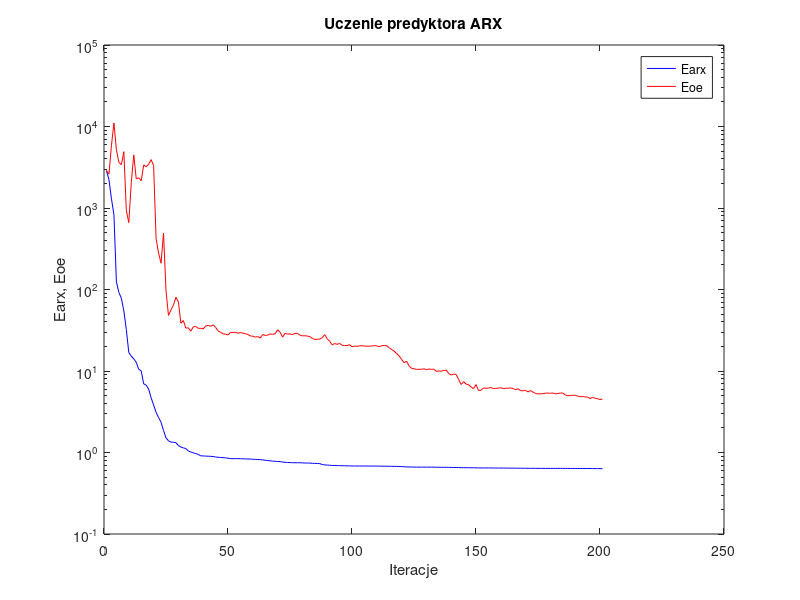
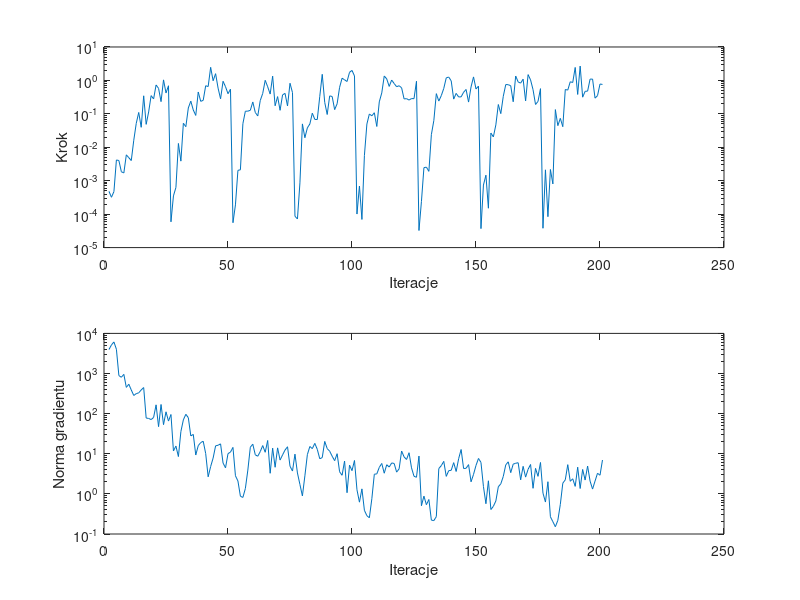

The MATLAB script that drew these images, in order:
%uczenie predyktora arx
clear all;
n=0; farx(n+1)=2.856689e+003; foe(n+1)=2.888767e+003; wspucz(n+1)=0.000000e+000; ng(n+1)=0.000000e+000;
%odnowa zmiennej metryki
n=1; farx(n+1)=2.225968e+003; foe(n+1)=2.606673e+003; krok(n+1)=4.813050e-004; ng(n+1)=3.964200e+003;
n=2; farx(n+1)=1.299495e+003; foe(n+1)=5.849608e+003; krok(n+1)=3.202134e-004; ng(n+1)=5.152878e+003;
n=3; farx(n+1)=8.315320e+002; foe(n+1)=1.104172e+004; krok(n+1)=4.723236e-004; ng(n+1)=6.117920e+003;
n=4; farx(n+1)=1.241725e+002; foe(n+1)=5.197245e+003; krok(n+1)=4.180158e-003; ng(n+1)=4.025621e+003;
n=5; farx(n+1)=9.188664e+001; foe(n+1)=3.644160e+003; krok(n+1)=4.014511e-003; ng(n+1)=8.862832e+002;
n=6; farx(n+1)=7.827015e+001; foe(n+1)=3.400432e+003; krok(n+1)=1.854565e-003; ng(n+1)=8.072762e+002;
n=7; farx(n+1)=5.470820e+001; foe(n+1)=4.912926e+003; krok(n+1)=1.708199e-003; ng(n+1)=9.527747e+002;
n=8; farx(n+1)=3.218057e+001; foe(n+1)=9.350759e+002; krok(n+1)=5.945944e-003; ng(n+1)=4.513150e+002;
n=9; farx(n+1)=1.683186e+001; foe(n+1)=6.612878e+002; krok(n+1)=4.889122e-003; ng(n+1)=5.407170e+002;
n=10; farx(n+1)=1.522061e+001; foe(n+1)=2.057017e+003; krok(n+1)=4.014511e-003; ng(n+1)=3.890168e+002;
n=11; farx(n+1)=1.409387e+001; foe(n+1)=4.488222e+003; krok(n+1)=1.621660e-002; ng(n+1)=2.836503e+002;
n=12; farx(n+1)=1.280664e+001; foe(n+1)=2.281943e+003; krok(n+1)=5.180633e-002; ng(n+1)=3.150642e+002;
n=13; farx(n+1)=1.050291e+001; foe(n+1)=2.347311e+003; krok(n+1)=1.101559e-001; ng(n+1)=3.302096e+002;
n=14; farx(n+1)=1.005679e+001; foe(n+1)=2.153191e+003; krok(n+1)=3.959818e-002; ng(n+1)=3.891396e+002;
n=15; farx(n+1)=6.957351e+000; foe(n+1)=3.372715e+003; krok(n+1)=3.465039e-001; ng(n+1)=4.470602e+002;
n=16; farx(n+1)=6.705271e+000; foe(n+1)=3.210887e+003; krok(n+1)=4.852216e-002; ng(n+1)=7.766996e+001;
n=17; farx(n+1)=6.019178e+000; foe(n+1)=3.444572e+003; krok(n+1)=1.139041e-001; ng(n+1)=7.593489e+001;
n=18; farx(n+1)=4.683351e+000; foe(n+1)=3.926178e+003; krok(n+1)=3.510640e-001; ng(n+1)=7.113694e+001;
n=19; farx(n+1)=3.832762e+000; foe(n+1)=3.302203e+003; krok(n+1)=2.800362e-001; ng(n+1)=8.035936e+001;
n=20; farx(n+1)=3.109276e+000; foe(n+1)=4.232950e+002; krok(n+1)=7.310195e-001; ng(n+1)=1.656739e+002;
n=21; farx(n+1)=2.687095e+000; foe(n+1)=2.802477e+002; krok(n+1)=5.786742e-001; ng(n+1)=4.740036e+001;
n=22; farx(n+1)=2.350315e+000; foe(n+1)=2.103411e+002; krok(n+1)=2.320583e-001; ng(n+1)=1.691123e+002;
n=23; farx(n+1)=1.859464e+000; foe(n+1)=4.936484e+002; krok(n+1)=1.038220e+000; ng(n+1)=5.314546e+001;
n=24; farx(n+1)=1.512977e+000; foe(n+1)=9.612449e+001; krok(n+1)=4.213257e-001; ng(n+1)=1.110745e+002;
n=25; farx(n+1)=1.391534e+000; foe(n+1)=4.808176e+001; krok(n+1)=6.930078e-001; ng(n+1)=6.529143e+001;
%odnowa zmiennej metryki
n=26; farx(n+1)=1.341179e+000; foe(n+1)=5.616357e+001; krok(n+1)=5.904045e-005; ng(n+1)=9.512319e+001;
n=27; farx(n+1)=1.335383e+000; foe(n+1)=6.440443e+001; krok(n+1)=3.519628e-004; ng(n+1)=1.175237e+001;
n=28; farx(n+1)=1.320027e+000; foe(n+1)=8.043288e+001; krok(n+1)=6.298318e-004; ng(n+1)=1.554505e+001;
n=29; farx(n+1)=1.217011e+000; foe(n+1)=7.048915e+001; krok(n+1)=1.302239e-002; ng(n+1)=8.513357e+000;
n=30; farx(n+1)=1.166757e+000; foe(n+1)=3.856160e+001; krok(n+1)=3.855507e-003; ng(n+1)=3.575689e+001;
n=31; farx(n+1)=1.139292e+000; foe(n+1)=4.160632e+001; krok(n+1)=5.221283e-002; ng(n+1)=7.009921e+001;
n=32; farx(n+1)=1.118533e+000; foe(n+1)=3.364253e+001; krok(n+1)=4.134280e-002; ng(n+1)=9.628859e+001;
n=33; farx(n+1)=1.042006e+000; foe(n+1)=3.387096e+001; krok(n+1)=1.502985e-001; ng(n+1)=7.921878e+001;
n=34; farx(n+1)=1.013438e+000; foe(n+1)=3.079876e+001; krok(n+1)=2.400960e-001; ng(n+1)=2.783861e+001;
n=35; farx(n+1)=9.910250e-001; foe(n+1)=3.485479e+001; krok(n+1)=1.305790e-001; ng(n+1)=3.038033e+001;
n=36; farx(n+1)=9.704066e-001; foe(n+1)=3.516031e+001; krok(n+1)=8.973423e-002; ng(n+1)=9.299474e+000;
n=37; farx(n+1)=9.464220e-001; foe(n+1)=3.344973e+001; krok(n+1)=4.500546e-001; ng(n+1)=1.592074e+001;
n=38; farx(n+1)=9.105637e-001; foe(n+1)=3.332406e+001; krok(n+1)=2.367301e-001; ng(n+1)=1.900101e+001;
n=39; farx(n+1)=9.075255e-001; foe(n+1)=3.286301e+001; krok(n+1)=2.538306e-001; ng(n+1)=2.051763e+001;
n=40; farx(n+1)=9.034616e-001; foe(n+1)=3.575879e+001; krok(n+1)=6.930078e-001; ng(n+1)=1.014382e+001;
n=41; farx(n+1)=9.010665e-001; foe(n+1)=3.624755e+001; krok(n+1)=6.553300e-001; ng(n+1)=2.665412e+000;
n=42; farx(n+1)=8.969932e-001; foe(n+1)=3.540078e+001; krok(n+1)=2.465522e+000; ng(n+1)=4.798756e+000;
n=43; farx(n+1)=8.934464e-001; foe(n+1)=3.684950e+001; krok(n+1)=9.769152e-001; ng(n+1)=7.812085e+000;
n=44; farx(n+1)=8.802561e-001; foe(n+1)=3.431533e+001; krok(n+1)=1.591497e+000; ng(n+1)=1.577672e+001;
n=45; farx(n+1)=8.742215e-001; foe(n+1)=3.116697e+001; krok(n+1)=5.870903e-001; ng(n+1)=1.629760e+001;
n=46; farx(n+1)=8.705899e-001; foe(n+1)=2.985345e+001; krok(n+1)=2.818076e-001; ng(n+1)=1.764517e+001;
n=47; farx(n+1)=8.640247e-001; foe(n+1)=2.869200e+001; krok(n+1)=9.429061e-001; ng(n+1)=5.883475e+000;
n=48; farx(n+1)=8.590768e-001; foe(n+1)=2.824129e+001; krok(n+1)=6.480438e-001; ng(n+1)=4.458366e+000;
n=49; farx(n+1)=8.509295e-001; foe(n+1)=2.770223e+001; krok(n+1)=4.003408e-001; ng(n+1)=1.006914e+001;
n=50; farx(n+1)=8.419114e-001; foe(n+1)=2.970826e+001; krok(n+1)=5.458698e-001; ng(n+1)=1.100542e+001;
%odnowa zmiennej metryki
n=51; farx(n+1)=8.408165e-001; foe(n+1)=2.972038e+001; krok(n+1)=5.546784e-005; ng(n+1)=1.439998e+001;
n=52; farx(n+1)=8.406448e-001; foe(n+1)=2.987978e+001; krok(n+1)=1.895397e-004; ng(n+1)=2.826614e+000;
n=53; farx(n+1)=8.397023e-001; foe(n+1)=2.908206e+001; krok(n+1)=2.043687e-003; ng(n+1)=2.096297e+000;
n=54; farx(n+1)=8.395737e-001; foe(n+1)=2.961008e+001; krok(n+1)=2.121656e-003; ng(n+1)=8.739158e-001;
n=55; farx(n+1)=8.371072e-001; foe(n+1)=2.913881e+001; krok(n+1)=5.082412e-002; ng(n+1)=8.153352e-001;
n=56; farx(n+1)=8.347878e-001; foe(n+1)=2.873330e+001; krok(n+1)=1.199487e-001; ng(n+1)=1.362032e+000;
n=57; farx(n+1)=8.318482e-001; foe(n+1)=2.806110e+001; krok(n+1)=1.204927e-001; ng(n+1)=3.917672e+000;
n=58; farx(n+1)=8.308088e-001; foe(n+1)=2.694309e+001; krok(n+1)=1.278558e-001; ng(n+1)=1.458439e+001;
n=59; farx(n+1)=8.265573e-001; foe(n+1)=2.678348e+001; krok(n+1)=2.268451e-001; ng(n+1)=1.729418e+001;
n=60; farx(n+1)=8.238356e-001; foe(n+1)=2.604358e+001; krok(n+1)=1.100035e-001; ng(n+1)=9.425119e+000;
n=61; farx(n+1)=8.212143e-001; foe(n+1)=2.646878e+001; krok(n+1)=8.662598e-002; ng(n+1)=8.678209e+000;
n=62; farx(n+1)=8.168698e-001; foe(n+1)=2.538573e+001; krok(n+1)=2.498965e-001; ng(n+1)=1.132222e+001;
n=63; farx(n+1)=8.116108e-001; foe(n+1)=2.810518e+001; krok(n+1)=4.081488e-001; ng(n+1)=1.601028e+001;
n=64; farx(n+1)=8.038172e-001; foe(n+1)=2.728002e+001; krok(n+1)=1.007999e+000; ng(n+1)=1.088943e+001;
n=65; farx(n+1)=7.955734e-001; foe(n+1)=2.751647e+001; krok(n+1)=6.449478e-001; ng(n+1)=2.143058e+001;
n=66; farx(n+1)=7.911152e-001; foe(n+1)=2.851185e+001; krok(n+1)=3.904377e-001; ng(n+1)=3.264903e+000;
n=67; farx(n+1)=7.835940e-001; foe(n+1)=2.817853e+001; krok(n+1)=1.341860e+000; ng(n+1)=1.379771e+001;
n=68; farx(n+1)=7.800459e-001; foe(n+1)=2.858600e+001; krok(n+1)=1.746541e-001; ng(n+1)=4.606954e+000;
n=69; farx(n+1)=7.756185e-001; foe(n+1)=3.207561e+001; krok(n+1)=3.282103e-001; ng(n+1)=1.402399e+001;
n=70; farx(n+1)=7.726959e-001; foe(n+1)=2.992830e+001; krok(n+1)=1.277097e-001; ng(n+1)=6.960613e+000;
n=71; farx(n+1)=7.643140e-001; foe(n+1)=2.605074e+001; krok(n+1)=3.691454e-001; ng(n+1)=9.366397e+000;
n=72; farx(n+1)=7.573316e-001; foe(n+1)=2.902022e+001; krok(n+1)=4.097889e-001; ng(n+1)=1.238569e+001;
n=73; farx(n+1)=7.551590e-001; foe(n+1)=2.833045e+001; krok(n+1)=1.722157e-001; ng(n+1)=1.494925e+001;
n=74; farx(n+1)=7.515615e-001; foe(n+1)=2.849545e+001; krok(n+1)=8.224396e-001; ng(n+1)=4.893662e+000;
n=75; farx(n+1)=7.494834e-001; foe(n+1)=2.798013e+001; krok(n+1)=4.324752e-001; ng(n+1)=3.708448e+000;
%odnowa zmiennej metryki
n=76; farx(n+1)=7.489000e-001; foe(n+1)=2.894333e+001; krok(n+1)=8.669030e-005; ng(n+1)=9.782872e+000;
n=77; farx(n+1)=7.488337e-001; foe(n+1)=2.896322e+001; krok(n+1)=7.184271e-005; ng(n+1)=3.319770e+000;
n=78; farx(n+1)=7.486108e-001; foe(n+1)=2.755178e+001; krok(n+1)=8.631728e-004; ng(n+1)=1.715610e+000;
n=79; farx(n+1)=7.456860e-001; foe(n+1)=2.697211e+001; krok(n+1)=5.005537e-002; ng(n+1)=8.886653e-001;
n=80; farx(n+1)=7.436471e-001; foe(n+1)=2.710741e+001; krok(n+1)=1.932256e-002; ng(n+1)=2.819568e+000;
n=81; farx(n+1)=7.426044e-001; foe(n+1)=2.682404e+001; krok(n+1)=3.809820e-002; ng(n+1)=9.499538e+000;
n=82; farx(n+1)=7.415701e-001; foe(n+1)=2.640618e+001; krok(n+1)=4.978790e-002; ng(n+1)=1.516661e+001;
n=83; farx(n+1)=7.370600e-001; foe(n+1)=2.516256e+001; krok(n+1)=1.047148e-001; ng(n+1)=1.342777e+001;
n=84; farx(n+1)=7.351844e-001; foe(n+1)=2.432474e+001; krok(n+1)=6.823373e-002; ng(n+1)=1.815844e+001;
n=85; farx(n+1)=7.337108e-001; foe(n+1)=2.452062e+001; krok(n+1)=6.776944e-002; ng(n+1)=1.288958e+001;
n=86; farx(n+1)=7.305014e-001; foe(n+1)=2.464151e+001; krok(n+1)=3.329123e-001; ng(n+1)=7.502322e+000;
n=87; farx(n+1)=7.122251e-001; foe(n+1)=2.565700e+001; krok(n+1)=1.522162e+000; ng(n+1)=8.027532e+000;
n=88; farx(n+1)=7.044417e-001; foe(n+1)=2.794369e+001; krok(n+1)=2.203117e-001; ng(n+1)=2.032559e+001;
n=89; farx(n+1)=7.012970e-001; foe(n+1)=2.486191e+001; krok(n+1)=9.569438e-002; ng(n+1)=1.345323e+001;
n=90; farx(n+1)=6.979036e-001; foe(n+1)=2.325657e+001; krok(n+1)=3.444314e-001; ng(n+1)=1.157383e+001;
n=91; farx(n+1)=6.932469e-001; foe(n+1)=2.090995e+001; krok(n+1)=3.307424e-001; ng(n+1)=8.690019e+000;
n=92; farx(n+1)=6.925691e-001; foe(n+1)=2.174719e+001; krok(n+1)=1.338969e-001; ng(n+1)=6.723885e+000;
n=93; farx(n+1)=6.914266e-001; foe(n+1)=2.122626e+001; krok(n+1)=2.002215e-001; ng(n+1)=1.003916e+001;
n=94; farx(n+1)=6.898821e-001; foe(n+1)=2.183115e+001; krok(n+1)=6.224492e-001; ng(n+1)=3.556756e+000;
n=95; farx(n+1)=6.886934e-001; foe(n+1)=2.068655e+001; krok(n+1)=1.163909e+000; ng(n+1)=2.909310e+000;
n=96; farx(n+1)=6.871073e-001; foe(n+1)=2.055404e+001; krok(n+1)=1.043878e+000; ng(n+1)=6.595844e+000;
n=97; farx(n+1)=6.861350e-001; foe(n+1)=2.052233e+001; krok(n+1)=9.282331e-001; ng(n+1)=1.069204e+000;
n=98; farx(n+1)=6.851498e-001; foe(n+1)=2.103013e+001; krok(n+1)=1.745690e+000; ng(n+1)=5.204229e+000;
n=99; farx(n+1)=6.835660e-001; foe(n+1)=1.985244e+001; krok(n+1)=1.992226e+000; ng(n+1)=3.792790e+000;
n=100; farx(n+1)=6.829753e-001; foe(n+1)=2.017915e+001; krok(n+1)=1.361453e+000; ng(n+1)=6.800434e+000;
%odnowa zmiennej metryki
n=101; farx(n+1)=6.829622e-001; foe(n+1)=2.012417e+001; krok(n+1)=1.007837e-004; ng(n+1)=1.265736e+000;
n=102; farx(n+1)=6.829427e-001; foe(n+1)=2.034806e+001; krok(n+1)=6.946998e-004; ng(n+1)=6.218934e-001;
n=103; farx(n+1)=6.829317e-001; foe(n+1)=2.047192e+001; krok(n+1)=6.949109e-005; ng(n+1)=1.333402e+000;
n=104; farx(n+1)=6.828538e-001; foe(n+1)=2.023462e+001; krok(n+1)=5.662806e-003; ng(n+1)=3.896547e-001;
n=105; farx(n+1)=6.824951e-001; foe(n+1)=2.013110e+001; krok(n+1)=4.953895e-002; ng(n+1)=2.855568e-001;
n=106; farx(n+1)=6.821846e-001; foe(n+1)=2.016564e+001; krok(n+1)=9.909413e-002; ng(n+1)=2.538123e-001;
n=107; farx(n+1)=6.816539e-001; foe(n+1)=2.025782e+001; krok(n+1)=8.732707e-002; ng(n+1)=7.566666e-001;
n=108; farx(n+1)=6.813355e-001; foe(n+1)=2.050878e+001; krok(n+1)=1.079418e-001; ng(n+1)=3.092408e+000;
n=109; farx(n+1)=6.807675e-001; foe(n+1)=2.030579e+001; krok(n+1)=4.193314e-002; ng(n+1)=3.149519e+000;
n=110; farx(n+1)=6.802773e-001; foe(n+1)=1.986115e+001; krok(n+1)=2.283902e-001; ng(n+1)=4.579775e+000;
n=111; farx(n+1)=6.793866e-001; foe(n+1)=2.047323e+001; krok(n+1)=4.228235e-001; ng(n+1)=5.734870e+000;
n=112; farx(n+1)=6.789749e-001; foe(n+1)=2.057760e+001; krok(n+1)=1.355274e+000; ng(n+1)=3.273283e+000;
n=113; farx(n+1)=6.782527e-001; foe(n+1)=2.040250e+001; krok(n+1)=1.110032e+000; ng(n+1)=5.326000e+000;
n=114; farx(n+1)=6.779051e-001; foe(n+1)=1.927156e+001; krok(n+1)=6.614848e-001; ng(n+1)=4.665591e+000;
n=115; farx(n+1)=6.766200e-001; foe(n+1)=1.832364e+001; krok(n+1)=1.027715e+000; ng(n+1)=5.902066e+000;
n=116; farx(n+1)=6.759293e-001; foe(n+1)=1.753697e+001; krok(n+1)=8.055989e-001; ng(n+1)=5.725647e+000;
n=117; farx(n+1)=6.753004e-001; foe(n+1)=1.634263e+001; krok(n+1)=6.480438e-001; ng(n+1)=3.483008e+000;
n=118; farx(n+1)=6.738133e-001; foe(n+1)=1.535270e+001; krok(n+1)=6.930078e-001; ng(n+1)=4.210860e+000;
n=119; farx(n+1)=6.710418e-001; foe(n+1)=1.383590e+001; krok(n+1)=6.019322e-001; ng(n+1)=1.171676e+001;
n=120; farx(n+1)=6.690917e-001; foe(n+1)=1.265547e+001; krok(n+1)=2.798246e-001; ng(n+1)=8.351900e+000;
n=121; farx(n+1)=6.663285e-001; foe(n+1)=1.320629e+001; krok(n+1)=2.847814e-001; ng(n+1)=7.207103e+000;
n=122; farx(n+1)=6.642869e-001; foe(n+1)=1.156908e+001; krok(n+1)=2.583432e-001; ng(n+1)=1.061536e+001;
n=123; farx(n+1)=6.635350e-001; foe(n+1)=1.080022e+001; krok(n+1)=2.869393e-001; ng(n+1)=4.453307e+000;
n=124; farx(n+1)=6.628877e-001; foe(n+1)=1.064885e+001; krok(n+1)=2.841626e-001; ng(n+1)=2.747943e+000;
n=125; farx(n+1)=6.619434e-001; foe(n+1)=1.047454e+001; krok(n+1)=9.453922e-001; ng(n+1)=2.593615e+000;
%odnowa zmiennej metryki
n=126; farx(n+1)=6.617565e-001; foe(n+1)=1.049996e+001; krok(n+1)=3.242569e-005; ng(n+1)=8.759913e+000;
n=127; farx(n+1)=6.617506e-001; foe(n+1)=1.047993e+001; krok(n+1)=2.409692e-004; ng(n+1)=5.066552e-001;
n=128; farx(n+1)=6.615970e-001; foe(n+1)=1.065943e+001; krok(n+1)=2.456077e-003; ng(n+1)=8.787919e-001;
n=129; farx(n+1)=6.615470e-001; foe(n+1)=1.039166e+001; krok(n+1)=2.547833e-003; ng(n+1)=5.377841e-001;
n=130; farx(n+1)=6.614652e-001; foe(n+1)=1.057952e+001; krok(n+1)=1.908037e-003; ng(n+1)=7.246705e-001;
n=131; farx(n+1)=6.613774e-001; foe(n+1)=1.047817e+001; krok(n+1)=2.387143e-002; ng(n+1)=2.217854e-001;
n=132; farx(n+1)=6.610890e-001; foe(n+1)=1.054488e+001; krok(n+1)=6.345427e-002; ng(n+1)=2.155855e-001;
n=133; farx(n+1)=6.594801e-001; foe(n+1)=9.883771e+000; krok(n+1)=4.021517e-001; ng(n+1)=2.712003e-001;
n=134; farx(n+1)=6.590794e-001; foe(n+1)=9.999070e+000; krok(n+1)=2.409855e-001; ng(n+1)=4.288086e+000;
n=135; farx(n+1)=6.587486e-001; foe(n+1)=9.955844e+000; krok(n+1)=3.505976e-001; ng(n+1)=5.046289e+000;
n=136; farx(n+1)=6.583707e-001; foe(n+1)=1.012766e+001; krok(n+1)=5.758050e-001; ng(n+1)=6.468378e+000;
n=137; farx(n+1)=6.577918e-001; foe(n+1)=1.025088e+001; krok(n+1)=1.192590e+000; ng(n+1)=2.730736e+000;
n=138; farx(n+1)=6.571846e-001; foe(n+1)=9.313145e+000; krok(n+1)=1.261180e+000; ng(n+1)=3.787615e+000;
n=139; farx(n+1)=6.562580e-001; foe(n+1)=8.933648e+000; krok(n+1)=9.709553e-001; ng(n+1)=3.868735e+000;
n=140; farx(n+1)=6.555549e-001; foe(n+1)=9.171769e+000; krok(n+1)=2.760258e-001; ng(n+1)=6.010328e+000;
n=141; farx(n+1)=6.549101e-001; foe(n+1)=9.079292e+000; krok(n+1)=4.095418e-001; ng(n+1)=3.617472e+000;
n=142; farx(n+1)=6.535018e-001; foe(n+1)=7.884613e+000; krok(n+1)=3.200292e-001; ng(n+1)=7.533843e+000;
n=143; farx(n+1)=6.519301e-001; foe(n+1)=6.834768e+000; krok(n+1)=3.227510e-001; ng(n+1)=1.277527e+001;
n=144; farx(n+1)=6.513715e-001; foe(n+1)=7.408275e+000; krok(n+1)=4.423764e-001; ng(n+1)=4.288326e+000;
n=145; farx(n+1)=6.506200e-001; foe(n+1)=6.902160e+000; krok(n+1)=5.360036e-001; ng(n+1)=4.341240e+000;
n=146; farx(n+1)=6.504366e-001; foe(n+1)=6.800414e+000; krok(n+1)=2.250273e-001; ng(n+1)=5.363192e+000;
n=147; farx(n+1)=6.499244e-001; foe(n+1)=6.382212e+000; krok(n+1)=6.400584e-001; ng(n+1)=2.001111e+000;
n=148; farx(n+1)=6.491824e-001; foe(n+1)=6.080233e+000; krok(n+1)=1.273593e+000; ng(n+1)=3.057423e+000;
n=149; farx(n+1)=6.483492e-001; foe(n+1)=6.818214e+000; krok(n+1)=5.556839e-001; ng(n+1)=5.122281e+000;
n=150; farx(n+1)=6.469772e-001; foe(n+1)=5.767670e+000; krok(n+1)=6.749097e-001; ng(n+1)=7.631103e+000;
%odnowa zmiennej metryki
n=151; farx(n+1)=6.468620e-001; foe(n+1)=5.805172e+000; krok(n+1)=3.694884e-005; ng(n+1)=6.084446e+000;
n=152; farx(n+1)=6.467023e-001; foe(n+1)=6.186453e+000; krok(n+1)=7.432430e-004; ng(n+1)=1.525845e+000;
n=153; farx(n+1)=6.466519e-001; foe(n+1)=6.142260e+000; krok(n+1)=1.463096e-003; ng(n+1)=5.684391e-001;
n=154; farx(n+1)=6.465948e-001; foe(n+1)=6.166814e+000; krok(n+1)=1.504835e-004; ng(n+1)=2.121018e+000;
n=155; farx(n+1)=6.462532e-001; foe(n+1)=6.261260e+000; krok(n+1)=2.667694e-002; ng(n+1)=4.076796e-001;
n=156; farx(n+1)=6.458976e-001; foe(n+1)=6.093002e+000; krok(n+1)=2.043074e-002; ng(n+1)=4.902617e-001;
n=157; farx(n+1)=6.449875e-001; foe(n+1)=6.132401e+000; krok(n+1)=4.674985e-002; ng(n+1)=6.655937e-001;
n=158; farx(n+1)=6.448661e-001; foe(n+1)=6.160432e+000; krok(n+1)=1.903039e-001; ng(n+1)=1.504641e+000;
n=159; farx(n+1)=6.447264e-001; foe(n+1)=6.236258e+000; krok(n+1)=1.016482e-001; ng(n+1)=1.782630e+000;
n=160; farx(n+1)=6.441123e-001; foe(n+1)=6.068366e+000; krok(n+1)=3.355407e-001; ng(n+1)=2.720296e+000;
n=161; farx(n+1)=6.437519e-001; foe(n+1)=6.142939e+000; krok(n+1)=7.525649e-001; ng(n+1)=5.292825e+000;
n=162; farx(n+1)=6.434136e-001; foe(n+1)=6.149291e+000; krok(n+1)=7.448368e-001; ng(n+1)=6.291362e+000;
n=163; farx(n+1)=6.429495e-001; foe(n+1)=6.198489e+000; krok(n+1)=6.930078e-001; ng(n+1)=3.383507e+000;
n=164; farx(n+1)=6.426170e-001; foe(n+1)=6.085792e+000; krok(n+1)=2.301336e-001; ng(n+1)=5.505606e+000;
n=165; farx(n+1)=6.422124e-001; foe(n+1)=5.896713e+000; krok(n+1)=1.355274e+000; ng(n+1)=5.797551e+000;
n=166; farx(n+1)=6.417258e-001; foe(n+1)=6.059215e+000; krok(n+1)=9.001093e-001; ng(n+1)=5.975882e+000;
n=167; farx(n+1)=6.413371e-001; foe(n+1)=5.740432e+000; krok(n+1)=8.300996e-001; ng(n+1)=2.237928e+000;
n=168; farx(n+1)=6.410505e-001; foe(n+1)=5.719623e+000; krok(n+1)=1.090115e+000; ng(n+1)=4.859956e+000;
n=169; farx(n+1)=6.408497e-001; foe(n+1)=5.774115e+000; krok(n+1)=2.440422e-001; ng(n+1)=2.618138e+000;
n=170; farx(n+1)=6.404039e-001; foe(n+1)=5.535478e+000; krok(n+1)=1.492366e+000; ng(n+1)=4.094977e+000;
n=171; farx(n+1)=6.399473e-001; foe(n+1)=5.759987e+000; krok(n+1)=1.035866e+000; ng(n+1)=5.403029e+000;
n=172; farx(n+1)=6.396353e-001; foe(n+1)=5.510725e+000; krok(n+1)=5.281352e-001; ng(n+1)=1.378317e+000;
n=173; farx(n+1)=6.393686e-001; foe(n+1)=5.293173e+000; krok(n+1)=1.909506e-001; ng(n+1)=4.326517e+000;
n=174; farx(n+1)=6.389809e-001; foe(n+1)=5.233847e+000; krok(n+1)=2.353350e-001; ng(n+1)=2.736053e+000;
n=175; farx(n+1)=6.387693e-001; foe(n+1)=5.260866e+000; krok(n+1)=5.673929e-001; ng(n+1)=6.066554e+000;
%odnowa zmiennej metryki
n=176; farx(n+1)=6.387664e-001; foe(n+1)=5.258480e+000; krok(n+1)=3.788626e-005; ng(n+1)=1.046538e+000;
n=177; farx(n+1)=6.387028e-001; foe(n+1)=5.350614e+000; krok(n+1)=2.117795e-003; ng(n+1)=6.257595e-001;
n=178; farx(n+1)=6.386737e-001; foe(n+1)=5.352353e+000; krok(n+1)=8.408970e-005; ng(n+1)=2.010631e+000;
n=179; farx(n+1)=6.386591e-001; foe(n+1)=5.330217e+000; krok(n+1)=2.168540e-003; ng(n+1)=2.687930e-001;
n=180; farx(n+1)=6.386565e-001; foe(n+1)=5.371415e+000; krok(n+1)=8.024835e-004; ng(n+1)=2.024217e-001;
n=181; farx(n+1)=6.384699e-001; foe(n+1)=5.263236e+000; krok(n+1)=1.340624e-001; ng(n+1)=1.517968e-001;
n=182; farx(n+1)=6.383796e-001; foe(n+1)=5.291895e+000; krok(n+1)=4.438543e-002; ng(n+1)=2.191283e-001;
n=183; farx(n+1)=6.382040e-001; foe(n+1)=5.367517e+000; krok(n+1)=7.326360e-002; ng(n+1)=5.471439e-001;
n=184; farx(n+1)=6.381367e-001; foe(n+1)=5.366871e+000; krok(n+1)=4.134280e-002; ng(n+1)=1.848701e+000;
n=185; farx(n+1)=6.373498e-001; foe(n+1)=5.091056e+000; krok(n+1)=5.355876e-001; ng(n+1)=2.238814e+000;
n=186; farx(n+1)=6.371611e-001; foe(n+1)=4.963158e+000; krok(n+1)=5.134806e-001; ng(n+1)=5.350977e+000;
n=187; farx(n+1)=6.370747e-001; foe(n+1)=5.010843e+000; krok(n+1)=9.110982e-001; ng(n+1)=2.061021e+000;
n=188; farx(n+1)=6.369855e-001; foe(n+1)=5.037922e+000; krok(n+1)=8.658973e-001; ng(n+1)=2.377509e+000;
n=189; farx(n+1)=6.367973e-001; foe(n+1)=5.036489e+000; krok(n+1)=2.445328e+000; ng(n+1)=1.538719e+000;
n=190; farx(n+1)=6.366503e-001; foe(n+1)=4.919402e+000; krok(n+1)=3.805404e-001; ng(n+1)=4.629596e+000;
n=191; farx(n+1)=6.361731e-001; foe(n+1)=4.854882e+000; krok(n+1)=2.684325e+000; ng(n+1)=1.362160e+000;
n=192; farx(n+1)=6.360527e-001; foe(n+1)=4.857016e+000; krok(n+1)=3.152950e-001; ng(n+1)=4.066984e+000;
n=193; farx(n+1)=6.358748e-001; foe(n+1)=4.805392e+000; krok(n+1)=4.714530e-001; ng(n+1)=2.210333e+000;
n=194; farx(n+1)=6.357124e-001; foe(n+1)=4.786332e+000; krok(n+1)=4.788369e-001; ng(n+1)=4.941495e+000;
n=195; farx(n+1)=6.355670e-001; foe(n+1)=4.594591e+000; krok(n+1)=1.092360e+000; ng(n+1)=2.078176e+000;
n=196; farx(n+1)=6.353511e-001; foe(n+1)=4.751097e+000; krok(n+1)=1.096368e+000; ng(n+1)=1.317458e+000;
n=197; farx(n+1)=6.352026e-001; foe(n+1)=4.637907e+000; krok(n+1)=2.951161e-001; ng(n+1)=2.082779e+000;
n=198; farx(n+1)=6.348784e-001; foe(n+1)=4.569842e+000; krok(n+1)=3.505976e-001; ng(n+1)=3.266272e+000;
n=199; farx(n+1)=6.345080e-001; foe(n+1)=4.462054e+000; krok(n+1)=7.807902e-001; ng(n+1)=2.916036e+000;
n=200; farx(n+1)=6.340641e-001; foe(n+1)=4.531411e+000; krok(n+1)=7.583720e-001; ng(n+1)=6.986772e+000;

figure; semilogy(farx,'b'); hold on; semilogy(foe,'r'); xlabel('Iteracje'); ylabel('Earx, Eoe'); legend('Earx','Eoe'); title('Uczenie predyktora ARX');
figure; subplot(2,1,1); semilogy(krok); xlabel('Iteracje'); ylabel('Krok');
subplot(2,1,2); semilogy(ng); xlabel('Iteracje'); ylabel('Norma gradientu');
Earx=farx(n+1)
Eoe=foe(n+1)
